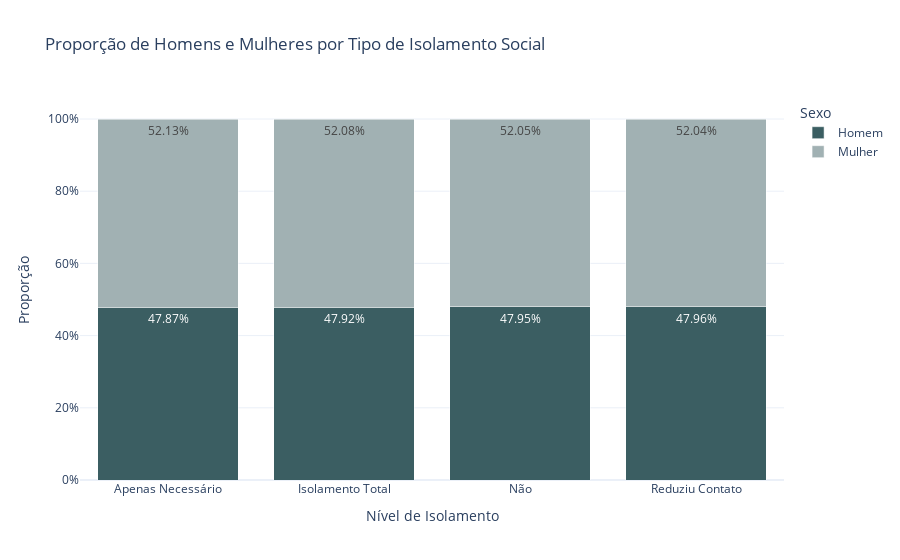

The cell this chart's notebook holds for it:
### Code cell
query = """
SELECT p.Sexo, c.Restringiu_contato, COUNT(*) AS total
FROM `pnad-covid-analise.pnad_covid_data.populacao_traduzida` p
JOIN `pnad-covid-analise.pnad_covid_data.comportamento_traduzida` c
  ON p.UF = c.UF AND p.Numero_selecao_domicilio = c.Numero_selecao_domicilio
WHERE p.Sexo IS NOT NULL AND c.Restringiu_contato IS NOT NULL
GROUP BY p.Sexo, c.Restringiu_contato
"""
df = client.query(query).to_dataframe()

# Mapear rótulos com segurança
df["Sexo"] = df["Sexo"].astype(str).replace({
    "1": "Homem", "2": "Mulher", "9": "Ignorado"
})
df["Isolamento"] = df["Restringiu_contato"].astype(str).replace({
    "Nao": "Não",
    "Reduziu_contato": "Reduziu Contato",
    "Apenas_necessario": "Apenas Necessário",
    "Isolamento_total": "Isolamento Total",
    "Ignorado": "Ignorado"
})

# Filtrar válidos
df = df[df["Sexo"].isin(["Homem", "Mulher"])]
df = df[df["Isolamento"] != "Ignorado"]

# Calcular proporção dentro de cada tipo de isolamento
df_group = df.groupby("Isolamento")["total"].transform("sum")
df["proporcao"] = df["total"] / df_group

# Gráfico
fig = px.bar(df, x="Isolamento", y="proporcao", color="Sexo", barmode="stack",
             title="Proporção de Homens e Mulheres por Tipo de Isolamento Social",
             labels={"Isolamento": "Nível de Isolamento", "proporcao": "Proporção"},
             color_discrete_sequence=["#3B5E62", "#A1B1B3"])
fig.update_traces(texttemplate='%{y:.2%}', textposition='inside')
fig.update_layout(template='plotly_white', yaxis_tickformat=".0%")
fig.show()

### Figure 1 — Plotly figure (JSON) as saved in the notebook; plotly's stock layout.template omitted (floating-point values rounded to 4 significant figures)
{"data": [{"hovertemplate": "Sexo=Homem<br>Nível de Isolamento=%{x}<br>Proporção=%{y}<extra></extra>", "legendgroup": "Homem", "marker": {"color": "#3B5E62", "pattern": {"shape": ""}}, "name": "Homem", "orientation": "v", "showlegend": true, "textposition": "inside", "texttemplate": "%{y:.2%}", "type": "bar", "x": ["Apenas Necessário", "Isolamento Total", "Não", "Reduziu Contato"], "xaxis": "x", "y": [0.4787, 0.4792, 0.4795, 0.4796], "yaxis": "y"}, {"hovertemplate": "Sexo=Mulher<br>Nível de Isolamento=%{x}<br>Proporção=%{y}<extra></extra>", "legendgroup": "Mulher", "marker": {"color": "#A1B1B3", "pattern": {"shape": ""}}, "name": "Mulher", "orientation": "v", "showlegend": true, "textposition": "inside", "texttemplate": "%{y:.2%}", "type": "bar", "x": ["Apenas Necessário", "Isolamento Total", "Não", "Reduziu Contato"], "xaxis": "x", "y": [0.5213, 0.5208, 0.5205, 0.5204], "yaxis": "y"}], "layout": {"barmode": "stack", "legend": {"title": {"text": "Sexo"}, "tracegroupgap": 0}, "title": {"text": "Proporção de Homens e Mulheres por Tipo de Isolamento Social"}, "xaxis": {"anchor": "y", "domain": [0, 1], "title": {"text": "Nível de Isolamento"}}, "yaxis": {"anchor": "x", "domain": [0, 1], "tickformat": ".0%", "title": {"text": "Proporção"}}}}
